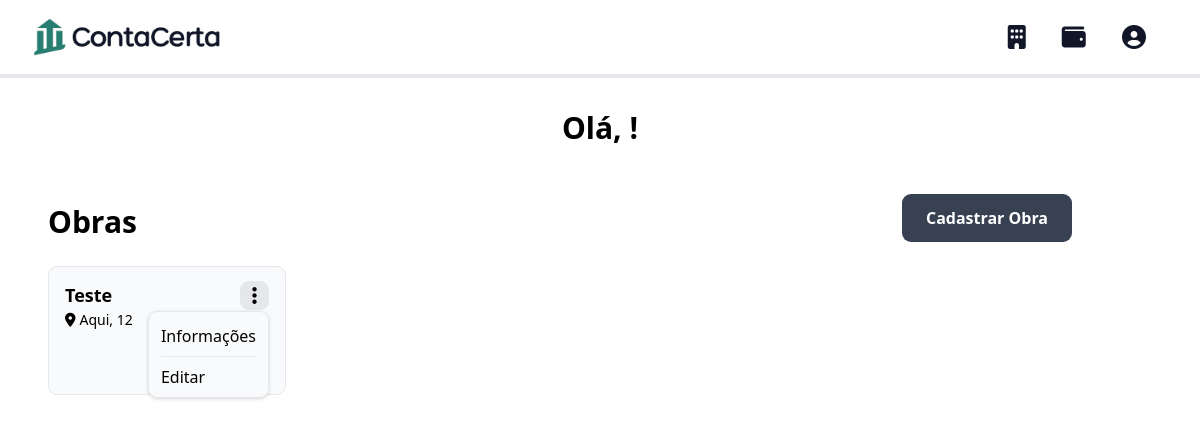
Before: / with the older database file.
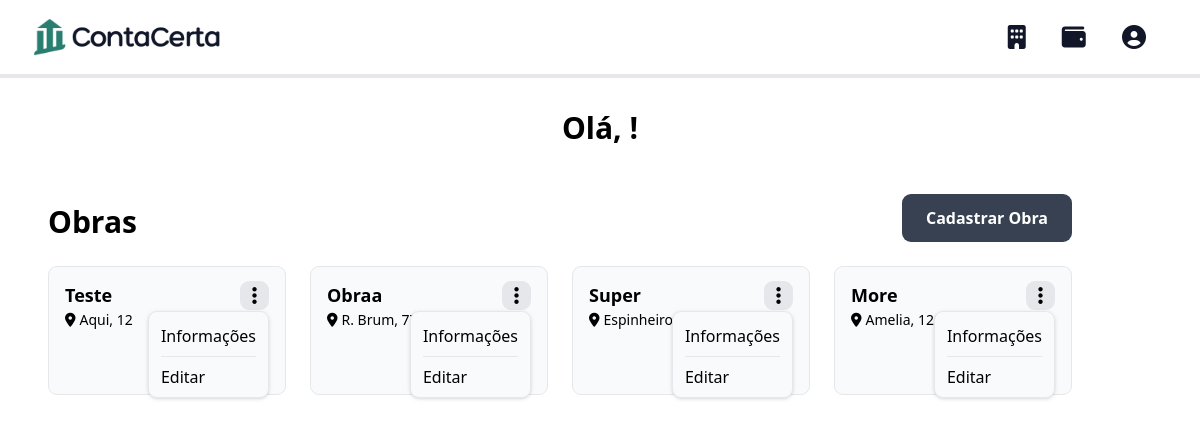
After: the same page with the newer database file.
### locais/models.py (models this page shows, shortened)
class Obra(models.Model):
    nome = models.CharField(max_length=100)
    local = models.CharField(max_length=100)
    data_inicio = models.DateField()
    data_final = models.DateField(blank=True, null=True)
    valor_inicial = models.DecimalField(max_digits=10, decimal_places=2)
    valor_total = models.DecimalField(max_digits=10, decimal_places=2, blank=True, null=True) # valor_inicial - aditivos
    valor_receber = models.DecimalField(max_digits=10, decimal_places=2, blank=True, null=True) # valor_total - (sum(adiantamentos) + sum(BMs))
    debito_mensal = models.DecimalField(max_digits=10, decimal_places=2, blank=True, null=True) # mensal, despesas com status de 'à pagar' somadas
    debito_geral = models.DecimalField(max_digits=10, decimal_places=2, blank=True, null=True) # todas as despesas com status de 'à pagar' somadas
    custo_total = models.DecimalField(max_digits=10, decimal_places=2, blank=True, null=True) # todas as despesas somadas geral (independente do status)
    prazo_inicial = models.DateField()
    prazo_atual = models.DateField(blank=True, null=True) #prazo_inicial + dias de aditivo do tipo prazo

### locais/views.py (the view)
# urls.py: path('', views.listar_obras, name='home'),
def listar_obras(request):
    obras = Obra.objects.all()
    return render(request, 'home.html', {'obras': obras})

### locais/templates/home.html (shortened to what this page needs)
{% extends 'base.html' %}
{% load static %}
{% block content %}
<div class="border-b-4 flex space-x-4 items-center justify-between px-6 py-2 mb-8">
    <img class="w-48 ml-2" src="{% static '/assets/ContaCertaHV.png' %}" alt="logo">
    <div class="space-x-8">
        <a><i class="fa-solid fa-building fa-xl" style="color: #111729;"></i></a>
        <a><i class="fa-solid fa-wallet fa-xl" style="color: #111729;"></i></a>
        <a><i class="fa-solid fa-circle-user fa-xl" style="color: #111729; padding-right: 30px;"></i></a>
    </div>
</div>
<h1 class="mt-4 text-3xl font-semibold text-center">Olá, {{ user.nome }}!</h1>
<div class="container mx-12 mt-8">
    <div class="flex space-x-4 items-center justify-between">
        <h1 class="text-3xl font-semibold">Obras</h1>
        <button id="addObraBtn" class="mt-4 bg-gray-700 text-white px-6 py-3 rounded-[9px] font-semibold mb-6 hover:bg-gray-600 hover:text-[#edf0e9]" onclick="toggleModal('criar')">
            Cadastrar Obra
        </button>
    </div>
    <div class="grid grid-cols-1 sm:grid-cols-2 lg:grid-cols-4 gap-6">
        {% for obra in obras %}
            <div class="pt-3.5 pb-2 p-4 py-6 bg-gray-50 text-black rounded-[9px] border relative">
                <div>
                    <div class="flex justify-between items-center">
                        <h3 class="font-bold text-lg">{{ obra.nome }}</h3>
                        <i id="dots" class="bg-gray-200 fa-solid fa-ellipsis-vertical fa-lg p-3 pt-3.5 pb-3.5 rounded-[9px]"></i>
                    </div>
                    <p class="text-sm break-words"><i class="fa-solid fa-location-dot mr-1"></i>{{ obra.local }}</p>
                </div>
                <div class="pt-2 pb-2 text-right">
                </div>
                <div id="dots-menu" class="drop-shadow border bg-gray-50 px-3 py-1 rounded-[9px] absolute top-11 right-4 flex flex-col space-y-2">
                    <button class="text-base text-left py-2 border-b">Informações</button>
                    <button class="text-base text-left pb-1">Editar</button>
                </div>
            </div>
        {% endfor %}
    </div>
</div>
{% endblock content %}

### templates/base.html (shortened to what this page needs)
<!DOCTYPE html>
<html lang="pt-br">
    <head>
        {% load static %}
        <script src="https://cdn.tailwindcss.com"></script>
        <link rel="stylesheet" href="https://code.jquery.com/ui/1.12.1/themes/base/jquery-ui.css">
    </head>
    <body>
        {% block content %}{% endblock content %}
    </body>
</html>

Changed rows visible on the page:
added Obra: nome "Obraa", local "R. Brum, 77"
added Obra: nome "Super", local "Espinheiro, 32"
added Obra: nome "More", local "Amelia, 120"
